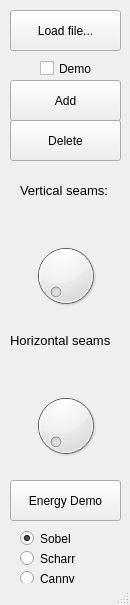
<?xml version="1.0" encoding="UTF-8"?>
<ui version="4.0">
 <class>guiClass</class>
 <widget class="QMainWindow" name="guiClass">
  <property name="geometry">
   <rect>
    <x>0</x>
    <y>0</y>
    <width>130</width>
    <height>605</height>
   </rect>
  </property>
  <property name="maximumSize">
   <size>
    <width>130</width>
    <height>605</height>
   </size>
  </property>
  <property name="windowTitle">
   <string>Seam Carving</string>
  </property>
  <property name="windowIcon">
   <iconset>
    <normaloff>../../../../../Downloads/camera-icon-png-camera-128.png</normaloff>../../../../../Downloads/camera-icon-png-camera-128.png</iconset>
  </property>
  <widget class="QWidget" name="centralWidget">
   <widget class="QRadioButton" name="canny">
    <property name="geometry">
     <rect>
      <x>20</x>
      <y>570</y>
      <width>82</width>
      <height>17</height>
     </rect>
    </property>
    <property name="text">
     <string>Canny</string>
    </property>
   </widget>
   <widget class="QRadioButton" name="sobel">
    <property name="geometry">
     <rect>
      <x>20</x>
      <y>530</y>
      <width>82</width>
      <height>17</height>
     </rect>
    </property>
    <property name="text">
     <string>Sobel</string>
    </property>
    <property name="checked">
     <bool>true</bool>
    </property>
   </widget>
   <widget class="QLabel" name="labelH">
    <property name="geometry">
     <rect>
      <x>20</x>
      <y>360</y>
      <width>91</width>
      <height>41</height>
     </rect>
    </property>
    <property name="font">
     <font>
      <pointsize>10</pointsize>
      <weight>50</weight>
      <italic>false</italic>
      <bold>false</bold>
      <underline>false</underline>
      <strikeout>false</strikeout>
     </font>
    </property>
    <property name="layoutDirection">
     <enum>Qt::LeftToRight</enum>
    </property>
    <property name="text">
     <string/>
    </property>
    <property name="alignment">
     <set>Qt::AlignCenter</set>
    </property>
   </widget>
   <widget class="QLabel" name="label">
    <property name="geometry">
     <rect>
      <x>20</x>
      <y>170</y>
      <width>91</width>
      <height>41</height>
     </rect>
    </property>
    <property name="font">
     <font>
      <pointsize>10</pointsize>
      <weight>50</weight>
      <italic>false</italic>
      <bold>false</bold>
      <underline>false</underline>
      <strikeout>false</strikeout>
     </font>
    </property>
    <property name="layoutDirection">
     <enum>Qt::LeftToRight</enum>
    </property>
    <property name="text">
     <string>Vertical seams:</string>
    </property>
   </widget>
   <widget class="QPushButton" name="add">
    <property name="geometry">
     <rect>
      <x>10</x>
      <y>80</y>
      <width>111</width>
      <height>41</height>
     </rect>
    </property>
    <property name="text">
     <string>Add</string>
    </property>
   </widget>
   <widget class="QLabel" name="label_2">
    <property name="geometry">
     <rect>
      <x>10</x>
      <y>320</y>
      <width>101</width>
      <height>41</height>
     </rect>
    </property>
    <property name="font">
     <font>
      <pointsize>10</pointsize>
      <weight>50</weight>
      <italic>false</italic>
      <bold>false</bold>
      <underline>false</underline>
      <strikeout>false</strikeout>
     </font>
    </property>
    <property name="layoutDirection">
     <enum>Qt::LeftToRight</enum>
    </property>
    <property name="text">
     <string>Horizontal seams:</string>
    </property>
   </widget>
   <widget class="QCheckBox" name="demo">
    <property name="geometry">
     <rect>
      <x>40</x>
      <y>60</y>
      <width>70</width>
      <height>17</height>
     </rect>
    </property>
    <property name="text">
     <string>Demo</string>
    </property>
   </widget>
   <widget class="QDial" name="numberV">
    <property name="geometry">
     <rect>
      <x>20</x>
      <y>240</y>
      <width>91</width>
      <height>71</height>
     </rect>
    </property>
   </widget>
   <widget class="QPushButton" name="load">
    <property name="geometry">
     <rect>
      <x>10</x>
      <y>10</y>
      <width>111</width>
      <height>41</height>
     </rect>
    </property>
    <property name="text">
     <string>Load file...</string>
    </property>
   </widget>
   <widget class="QPushButton" name="del">
    <property name="geometry">
     <rect>
      <x>10</x>
      <y>120</y>
      <width>111</width>
      <height>41</height>
     </rect>
    </property>
    <property name="text">
     <string>Delete</string>
    </property>
   </widget>
   <widget class="QPushButton" name="energy">
    <property name="geometry">
     <rect>
      <x>10</x>
      <y>480</y>
      <width>111</width>
      <height>41</height>
     </rect>
    </property>
    <property name="text">
     <string>Energy Demo</string>
    </property>
   </widget>
   <widget class="QRadioButton" name="scharr">
    <property name="geometry">
     <rect>
      <x>20</x>
      <y>550</y>
      <width>82</width>
      <height>17</height>
     </rect>
    </property>
    <property name="text">
     <string>Scharr</string>
    </property>
   </widget>
   <widget class="QDial" name="numberH">
    <property name="geometry">
     <rect>
      <x>20</x>
      <y>390</y>
      <width>91</width>
      <height>71</height>
     </rect>
    </property>
   </widget>
   <widget class="QLabel" name="labelV">
    <property name="geometry">
     <rect>
      <x>20</x>
      <y>210</y>
      <width>91</width>
      <height>41</height>
     </rect>
    </property>
    <property name="font">
     <font>
      <pointsize>10</pointsize>
      <weight>50</weight>
      <italic>false</italic>
      <bold>false</bold>
      <underline>false</underline>
      <strikeout>false</strikeout>
     </font>
    </property>
    <property name="layoutDirection">
     <enum>Qt::LeftToRight</enum>
    </property>
    <property name="text">
     <string/>
    </property>
    <property name="alignment">
     <set>Qt::AlignCenter</set>
    </property>
   </widget>
  </widget>
  <widget class="QStatusBar" name="statusBar"/>
 </widget>
 <layoutdefault spacing="6" margin="11"/>
 <resources>
  <include location="gui.qrc"/>
 </resources>
 <connections/>
</ui>
